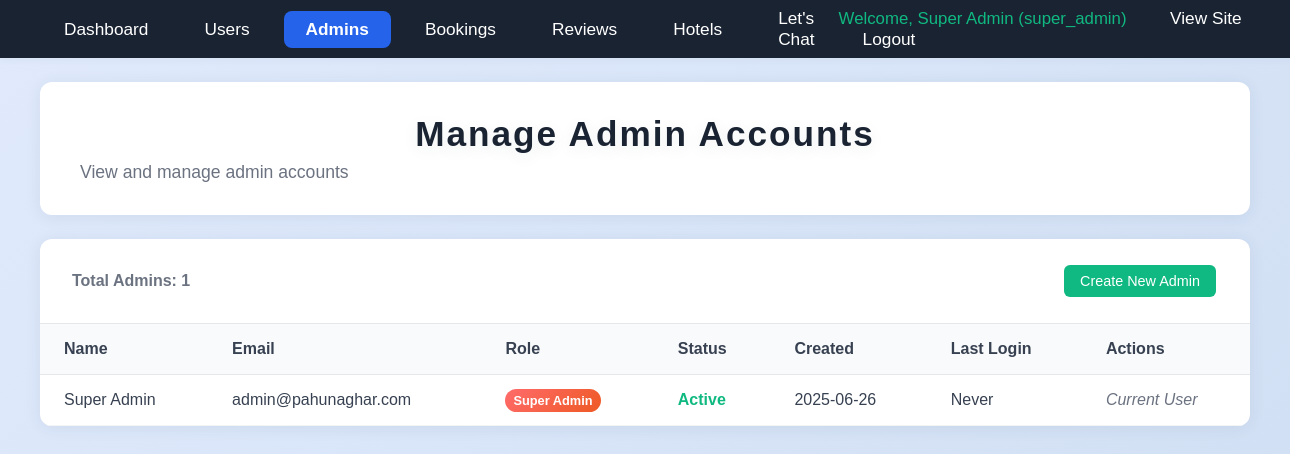
Page /admin_manage_admins.php (signed in) on the committed database.
### tables this page shows
CREATE TABLE admin_register_form (
    id INT AUTO_INCREMENT PRIMARY KEY,
    name VARCHAR(255) NOT NULL,
    email VARCHAR(255) NOT NULL UNIQUE,
    password VARCHAR(255) NOT NULL,
    admin_role ENUM('super_admin', 'admin', 'moderator') DEFAULT 'admin',
    created_at TIMESTAMP DEFAULT CURRENT_TIMESTAMP,
    last_login TIMESTAMP NULL,
    is_active BOOLEAN DEFAULT TRUE
);

### admin_manage_admins.php (the view, shortened to what this page needs)
<?php
require_once 'user_config.php';
$allAdmins = [];
try {
    $stmt = $user_pdo->query('SELECT id, name, email, admin_role, created_at, last_login, is_active FROM admin_register_form ORDER BY created_at DESC');
    $allAdmins = $stmt->fetchAll(PDO::FETCH_ASSOC);
} catch (Exception $e) {
    $allAdmins = [];
}
?>
<!DOCTYPE html>
<html lang="en">
<head>
    <link rel="stylesheet" href="css/admin_dashboard.css">
    <link rel="stylesheet" href="css/styles.css">
</head>
<body>
    <nav class="admin-navbar">
        <div class="admin-navbar-left">
            <a href="admin_dashboard.php" class="admin-navbar-link">Dashboard</a>
            <a href="admin_users.php" class="admin-navbar-link">Users</a>
            <a href="admin_manage_admins.php" class="admin-navbar-link active">Admins</a>
            <a href="admin_bookings.php" class="admin-navbar-link">Bookings</a>
            <a href="admin_reviews.php" class="admin-navbar-link">Reviews</a>
            <a href="admin_hotels.php" class="admin-navbar-link">Hotels</a>
            <a href="admin_lets_chat.php" class="admin-navbar-link">Let's Chat</a>
        </div>
        <div class="admin-navbar-right">
            <span class="welcome-user">Welcome, <?php echo htmlspecialchars($_SESSION['user_name']); ?> (<?php echo htmlspecialchars($_SESSION['admin_role'] ?? 'Admin'); ?>)</span>
            <a href="homepage.php" class="admin-navbar-link">View Site</a>
            <a href="logout.php" class="admin-navbar-link">Logout</a>
        </div>
    </nav>
    <div class="admin-header-box">
        <h1>Manage Admin Accounts</h1>
        <p>View and manage admin accounts</p>
    </div>
    <div class="admin-admins-container">
        <div class="admin-admins-header">
            <span class="total-count">Total Admins: <?php echo count($allAdmins); ?></span>
            <a href="admin_register.php" class="btn btn-success">Create New Admin</a>
        </div>
        <table class="admins-table">
            <thead>
                <tr>
                    <th>Name</th>
                    <th>Email</th>
                    <th>Role</th>
                    <th>Status</th>
                    <th>Created</th>
                    <th>Last Login</th>
                    <th>Actions</th>
                </tr>
            </thead>
            <tbody>
                <?php if (empty($allAdmins)): ?>
                    <tr><td colspan="7" style="text-align:center;">No admin accounts found.</td></tr>
                <?php else: ?>
                    <?php foreach ($allAdmins as $admin): ?>
                        <tr>
                            <td><?php echo htmlspecialchars($admin['name']); ?></td>
                            <td><?php echo htmlspecialchars($admin['email']); ?></td>
                            <td>
                                <?php if ($admin['admin_role'] === 'super_admin'): ?>
                                    <span class="role-super-admin">Super Admin</span>
                                <?php else: ?>
                                    <span class="role-admin">Admin</span>
                                <?php endif; ?>
                            </td>
                            <td>
                                <span class="<?php echo $admin['is_active'] ? 'status-active' : 'status-inactive'; ?>">
                                    <?php echo $admin['is_active'] ? 'Active' : 'Inactive'; ?>
                                </span>
                            </td>
                            <td><?php echo date('Y-m-d', strtotime($admin['created_at'])); ?></td>
                            <td><?php echo $admin['last_login'] ? date('Y-m-d H:i', strtotime($admin['last_login'])) : 'Never'; ?></td>
                            <td>
                                <?php if ($admin['id'] !== $_SESSION['admin_id'] && $admin['admin_role'] !== 'super_admin'): ?>
                                    <?php if ($admin['is_active']): ?>
                                        <form method="post" style="display:inline;">
                                            <input type="hidden" name="admin_id" value="<?php echo $admin['id']; ?>">
                                            <input type="hidden" name="new_status" value="false">
                                            <button type="submit" name="toggle_admin_status" class="btn btn-warning" onclick="return confirm('Deactivate this admin account?')">Deactivate</button>
                                        </form>
                                    <?php else: ?>
                                        <form method="post" style="display:inline;">
                                            <input type="hidden" name="admin_id" value="<?php echo $admin['id']; ?>">
                                            <input type="hidden" name="new_status" value="true">
                                            <button type="submit" name="toggle_admin_status" class="btn btn-success">Activate</button>
                                        </form>
                                    <?php endif; ?>
                                    <form method="post" style="display:inline;">
                                        <input type="hidden" name="admin_id" value="<?php echo $admin['id']; ?>">
                                        <button type="submit" name="delete_admin" class="btn btn-danger" onclick="return confirm('Delete this admin account? This action cannot be undone.')">Delete</button>
                                    </form>
                                <?php elseif ($admin['id'] === $_SESSION['admin_id']): ?>
                                    <span style="color: #6b7280; font-style: italic;">Current User</span>
                                <?php elseif ($admin['admin_role'] === 'super_admin'): ?>
                                    <span style="color: #6b7280; font-style: italic;">Super Admin (protected)</span>
                                <?php endif; ?>
                            </td>
                        </tr>
                    <?php endforeach; ?>
                <?php endif; ?>
            </tbody>
        </table>
    </div>
</body>
</html>

### css/admin_dashboard.css (style rules this page uses)
.btn { padding: 8px 16px; border: none; border-radius: 6px; cursor: pointer; font-family: 'Montserrat', sans-serif; font-weight: 500; text-decoration: none; display: inline-block; text-align: center; transition: all 0.3s ease; font-size: 0.9em; }
.btn-success { background: #10b981; color: white; }
.status-active { color: #10b981; font-weight: 500; }

### css/styles.css (style rules this page uses)
body { font-family: 'Montserrat', Arial, sans-serif; background: linear-gradient(135deg, #e0eafc 0%, #cfdef3 100%); margin: 0; padding: 0; min-height: 100vh; }
h1 { text-align: center; margin-bottom: 40px; font-size: 2.5em; font-weight: 700; color: #2d3a4b; letter-spacing: 2px; text-shadow: 0 4px 16px rgba(44, 62, 80, 0.08); }
html { scroll-behavior: smooth; }
.welcome-user { color: #10b981 !important; font-weight: 500; margin-right: 15px; font-size: 1.05em; }

### admin_manage_admins.php (style rules this page uses)
body { background: linear-gradient(135deg, #e0eafc 0%, #cfdef3 100%); font-family: 'Montserrat', Arial, sans-serif; }
.admin-navbar { width: 100%; background: #1a2332; display: flex; align-items: center; justify-content: space-between; padding: 0 40px; min-height: 54px; box-shadow: 0 2px 8px rgba(44,62,80,0.04); }
.admin-navbar-left { display: flex; align-items: center; gap: 8px; }
.admin-navbar-link { color: #fff; font-weight: 500; font-size: 1.08rem; padding: 8px 22px; border-radius: 8px; text-decoration: none; margin: 0 2px; transition: background 0.18s, color 0.18s; }
.admin-navbar-link.active, .admin-navbar-link:focus { background: #2563eb; color: #fff; font-weight: 700; }
.admin-header-box { background: #fff; padding: 32px 40px; margin: 24px 40px; border-radius: 12px; box-shadow: 0 2px 16px rgba(44,62,80,0.08); }
.admin-header-box h1 { margin: 0 0 8px 0; color: #1a2332; font-size: 2.2em; }
.admin-header-box p { margin: 0; color: #6b7280; font-size: 1.1em; }
.admin-admins-container { background: #fff; margin: 0 40px 40px 40px; border-radius: 12px; box-shadow: 0 2px 16px rgba(44,62,80,0.08); overflow: hidden; }
.admin-admins-header { padding: 24px 32px; border-bottom: 1px solid #e5e7eb; display: flex; justify-content: space-between; align-items: center; }
.total-count { font-weight: 600; color: #6b7280; }
.admins-table { width: 100%; border-collapse: collapse; }
.admins-table th { background: #f9fafb; padding: 16px 24px; text-align: left; font-weight: 600; color: #374151; border-bottom: 1px solid #e5e7eb; }
.admins-table td { padding: 16px 24px; border-bottom: 1px solid #f3f4f6; color: #374151; }
.status-active { color: #10b981; font-weight: 600; }
.role-super-admin { background: linear-gradient(135deg, #ff6b6b, #ee5a24); color: white; padding: 4px 8px; border-radius: 12px; font-size: 0.8rem; font-weight: 600; }
.btn { padding: 8px 16px; border: none; border-radius: 6px; font-size: 0.9em; font-weight: 500; cursor: pointer; text-decoration: none; display: inline-block; margin: 2px; }
.btn-success { background: #10b981; color: #fff; }

### rows in the picture
admin_register_form: name "Super Admin", email "admin@pahunaghar.com", admin_role "Super Admin", is_active "Active", created_at "2025-06-26", shows "Never", shows "Current User"

### other values in the picture
$_SESSION['user_name'] "Super Admin"
$_SESSION['admin_role'] "super_admin"
count($allAdmins) "1"
